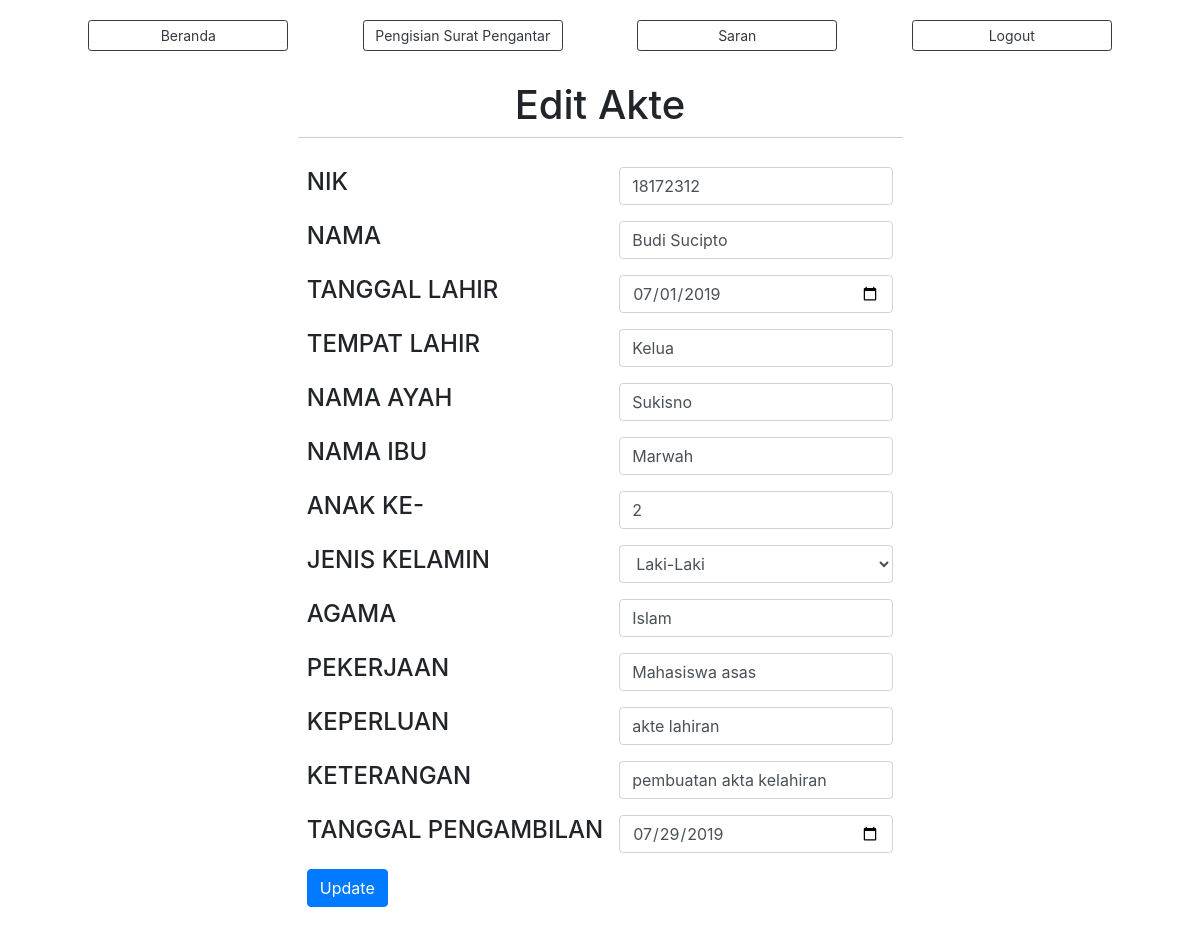
/?view=edit-akte&id=3123126 (signed in), run on the app's committed database.
### tables this page shows
CREATE TABLE `akte_kelahiran` (
  `id_akte` int(100) NOT NULL,
  `nama` varchar(25) NOT NULL,
  `tanggal_lahir` date NOT NULL,
  `tempat_lahir` varchar(50) NOT NULL,
  `nama_ayah` varchar(50) NOT NULL,
  `nama_ibu` varchar(50) NOT NULL,
  `anakke` int(5) NOT NULL,
  `jekel` varchar(50) NOT NULL,
  `agama` varchar(50) NOT NULL,
  `nik` varchar(50) NOT NULL,
  `pekerjaan` varchar(100) NOT NULL,
  `keperluan` text NOT NULL,
  `ket` text NOT NULL,
  `status_cetak` int(5) NOT NULL DEFAULT 0,
  `tanggal_permohonan` date NOT NULL,
  `tgl_pengambilan` date DEFAULT NULL,
  `surat_pengantar_ttd` varchar(200) DEFAULT NULL,
  `user` varchar(200) DEFAULT NULL
);

### models/admin.php (called while the page is built, shortened)
<?php
class Admin
{
  private $mysqli;
  function __construct($mysqli)
  {
    $this->mysqli = $mysqli;
  }
  public function editAKTE($id)
  {
    $db = $this->mysqli->conn;
    $sql = " SELECT * FROM akte_kelahiran WHERE id_akte = '$id'  ";
    $query = $db->query($sql);
    return $query;
  }
}
?>

### view/akte/edit-akte.php (the view, shortened to what this page needs)
<?php
$id = @$_GET['id'];
$data = $objAdmin->editAKTE($id)->fetch_object();
 ?>
<div class="header-hal">
    <h1>Edit Akte</h1>
    <hr>
</div>
<div class="container" id="" style="">
	<form class="" id="" method="POST" action="" enctype="multipart/form-data">
    <table align="center">
	   <tr>
          <td> <h4>NIK</h4> </td>
          <td> <input type="text" class="form-control" name="NIK" placeholder="" value="<?= $data->nik ?>"> </td>
        </tr>
        <tr>
          <td> <h4>NAMA</h4> </td>
          <td> <input type="text" class="form-control" name="NAMA" placeholder="Nama Lengkap" value="<?= $data->nama ?>"> </td>
        </tr>
        <tr>
          <td> <h4>TANGGAL LAHIR</h4> </td>
          <td> <input type="date" class="form-control" name="TGL" placeholder="Tanggal Lahir" value="<?= $data->tanggal_lahir ?>"> </td>
        </tr>
        <tr>
          <td> <h4>TEMPAT LAHIR</h4> </td>
          <td> <input type="text" class="form-control" name="TEMPAT" placeholder="Tempat Lahir" value="<?= $data->tempat_lahir ?>"> </td>
        </tr>
        <tr>
          <td> <h4>NAMA AYAH</h4> </td>
          <td> <input type="text" class="form-control" name="AYAH" placeholder="Nama Ayah" value="<?= $data->nama_ayah ?>"> </td>
        </tr>
        <tr>
          <td> <h4>NAMA IBU</h4> </td>
          <td> <input type="text" class="form-control" name="IBU" placeholder="Nama Ibu" value="<?= $data->nama_ibu ?>"> </td>
        </tr>
          <tr>
          <td> <h4>ANAK KE-</h4> </td>
          <td> <input type="text" class="form-control " name="KE" placeholder="Anak ke" value="<?= $data->anakke ?>"> </td>
        </tr>
        <tr>
          <td> <h4>JENIS KELAMIN</h4> </td>
          <td>
            <select name="JEKEL" class="form-control">
            <option value="laki-laki">Laki-Laki</option>
            </select>
          </td>
        </tr>
        <tr>
          <td> <h4>AGAMA</h4> </td>
          <td> <input type="text" class="form-control " name="AGAMA" placeholder="" value="<?= $data->agama ?>"> </td>
        </tr>
        <tr>
          <td> <h4>PEKERJAAN</h4> </td>
          <td> <input type="text" class="form-control " name="PEKERJAAN" placeholder="" value="<?= $data->pekerjaan ?>"> </td>
        </tr>
        <tr>
          <td> <h4>KEPERLUAN</h4> </td>
          <td> <input type="text" class="form-control" name="KEPERLUAN" placeholder="" value="<?= $data->keperluan ?>"> </td>
        </tr>
        <tr>
          <td> <h4>KETERANGAN</h4> </td>
          <td> <input type="text" class="form-control " name="KETERANGAN" placeholder="" value="<?= $data->ket ?>"> </td>
        </tr>
        <tr>
        <?php if (@$_SESSION['hak_akses'] == 2) { ?>
        <tr>
          <td> <h4>TANGGAL PENGAMBILAN</h4> </td>
          <td> <input type="date" class="form-control" name="TGL_PENGAMBILAN" placeholder="Tanggal Pengambilan" value="<?= $data->tgl_pengambilan ?>"> </td>
        </tr>
      <?php } ?>
				<tr>
					<td> <input type="submit" class="btn btn-md btn-primary" name="update" value="Update"> </td>
				</tr>
		</table>
	</form>
</div>

### assets/css/home.css (style rules this page uses)
.header-hal { width: 100%; text-align: center; margin-top: 10px; }
hr { height: 1px; border-top: 1px solid #ccc; margin: auto; width: 50%; padding: 10px; }
.view-buku th, td { text-align: left; padding: 8px; }

### data on the page
akte_kelahiran: NIK "18172312", NAMA "Budi Sucipto", TGL "07/01/2019", TEMPAT "Kelua", AYAH "Sukisno", IBU "Marwah", KE "2", AGAMA "Islam", PEKERJAAN "Mahasiswa asas", KEPERLUAN "akte lahiran", KETERANGAN "pembuatan akta kelahiran", TGL_PENGAMBILAN "07/29/2019"
